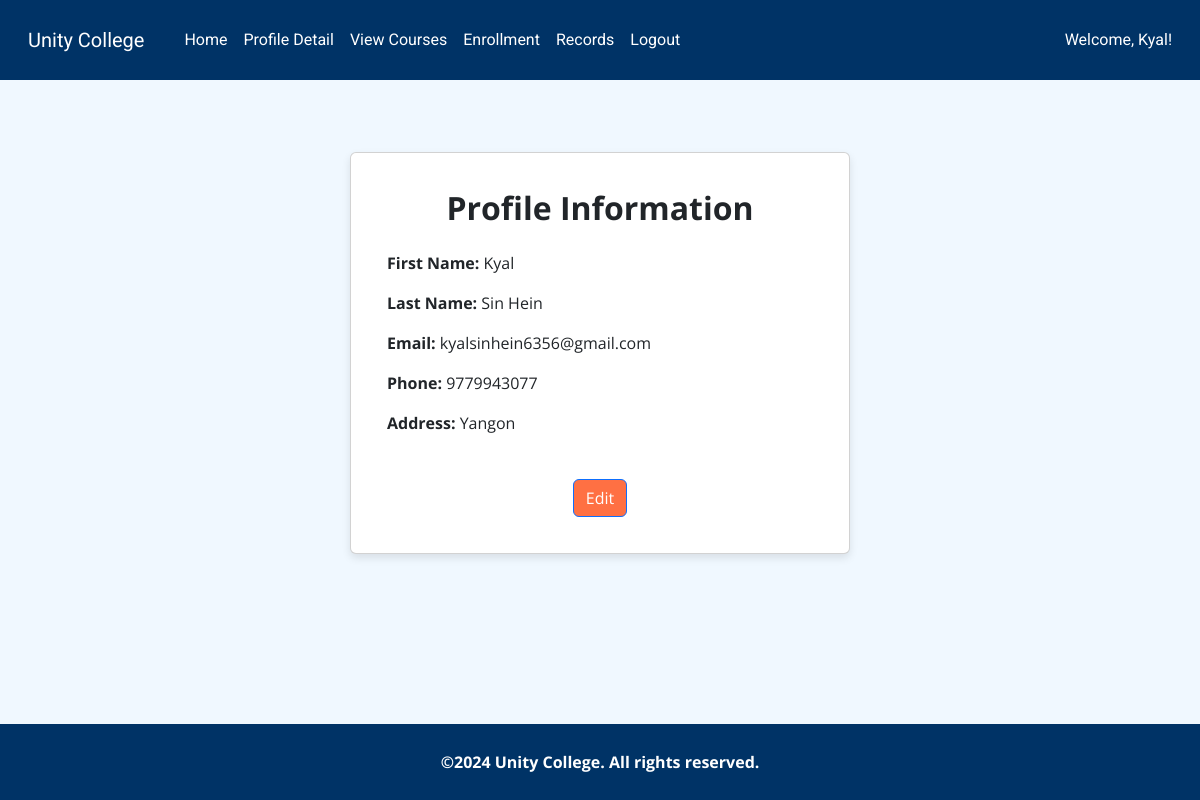
Page /student/profile (signed in) on the committed database.
### tables this page shows
CREATE TABLE student (
  id INTEGER PRIMARY KEY AUTOINCREMENT,
  first_name TEXT NOT NULL,
  last_name TEXT NOT NULL,
  email TEXT NOT NULL,
  phone INTEGER NOT NULL,
  address TEXT NOT NULL,
  password TEXT NOT NULL
);

### app.py (the view)
@app.route("/student/profile")
def view_profile():
    username = session.get('username')
    if not username:
        flash("You need to log in first.", 'danger')
        return redirect(url_for('student_login'))
    try:
        con = sqlite3.connect("advweb.db")
        cursor = con.cursor()
        cursor.execute("SELECT first_name, last_name, email, phone, address FROM student WHERE first_name = ?", (username,))
        profile = cursor.fetchone()
        if not profile:
            flash("Profile not found.", 'danger')
            return redirect(url_for('home'))
    except Exception as e:
        print(traceback.format_exc())
        flash("An error occurred while fetching profile information.", 'danger')
        profile = {}
    finally:
        con.close()
    return render_template("student/profile.html", profile=profile, username=username)

### templates/student/profile.html
{% extends "/student/layout.html" %} {% block content %}
<link rel="stylesheet" href="/static/css/student/profile.css" />
<div class="container mt-5">
  <div class="card profile-card mx-auto">
    <div class="card-body">
      <h2 class="text-center mb-4"><strong>Profile Information</strong></h2>
      <p><strong>First Name:</strong> {{ profile[0] }}</p>
      <p><strong>Last Name:</strong> {{ profile[1] }}</p>
      <p><strong>Email:</strong> {{ profile[2] }}</p>
      <p><strong>Phone:</strong> {{ profile[3] }}</p>
      <p><strong>Address:</strong> {{ profile[4] }}</p>
      <div class="text-center mt-4">
        <a href="{{ url_for('edit_profile') }}" class="btn btn-primary">Edit</a>
      </div>
    </div>
  </div>
</div>
{% endblock %}

### templates/student/layout.html (shortened to what this page needs)
<!DOCTYPE html>
<html lang="en">
  <head>
    <link
      href="https://cdn.jsdelivr.net/npm/bootstrap@5.3.0/dist/css/bootstrap.min.css"
      rel="stylesheet"
    />
    <link href="/static/css/student/layout.css" rel="stylesheet" />
  </head>
  <body>
    <nav class="navbar navbar-expand-lg navbar-light navbar-custom">
      <div class="container-fluid">
        <a class="navbar-brand" href="#">Unity College</a>
        <div class="collapse navbar-collapse" id="navbarNav">
          <ul class="navbar-nav me-auto">
            <li class="nav-item">
              <a class="nav-link" href="{{ url_for('home') }}">Home</a>
            </li>
            <li class="nav-item">
              <a class="nav-link" href="{{ url_for('view_profile') }}"
                >Profile Detail</a
              >
            </li>
            <li class="nav-item">
              <a class="nav-link" href="{{ url_for('view_courses') }}"
                >View Courses</a
              >
            </li>
            <li class="nav-item">
              <a class="nav-link" href="{{ url_for('student_enroll') }}"
                >Enrollment</a
              >
            </li>
            <li class="nav-item">
              <a class="nav-link" href="#">Records</a>
            </li>
            {% if username %}
            <li class="nav-item">
              <a class="nav-link" href="{{ url_for('student_logout') }}"
                >Logout</a
              >
            </li>
            {% else %}
            <li class="nav-item">
              <a class="nav-link" href="{{ url_for('student_signup') }}"
                >Sign Up</a
              >
            </li>
            {% endif %}
          </ul>
          {% if username %}
          <div class="d-flex">
            <span class="navbar-text me-3">Welcome, {{ username }}!</span>
          </div>
          {% endif %}
        </div>
      </div>
    </nav>
    <div class="container mt-4">{% block content %}{% endblock %}</div>
    <footer class="text-center text-lg-start mt-4">
      <div class="text-center p-3 text-white">
        <strong>&copy;2024 Unity College. All rights reserved.</strong>
      </div>
    </footer>
  </body>
</html>

### static/css/student/layout.css (style rules this page uses)
html, body { height: 100%; margin: 0; font-family: "Open Sans", sans-serif; }
body { display: flex; flex-direction: column; }
.container { flex: 1; }
.navbar-custom { background-color: #003366; color: #ffffff; }
.navbar-custom .navbar-brand, .navbar-custom .nav-link { color: #ffffff; font-family: "Roboto", sans-serif; padding: 0.5rem 1rem; }
@media (min-width: 768px) { .navbar-custom { height: 80px; } }
@media (min-width: 768px) { .navbar-custom .navbar-brand, .navbar-custom .nav-link { line-height: 80px; } }
.navbar-text { color: #ffffff; font-family: "Roboto", sans-serif; }
footer { background-color: #003366; color: #ffffff; text-align: center; padding: 10px; font-family: "Open Sans", sans-serif; }
.btn-primary { background-color: #ff7043; color: #ffffff; }
body { background-color: #f0f8ff; }

### static/css/student/profile.css (style rules this page uses)
.profile-card { max-width: 500px; margin: 0 auto; padding: 20px; box-shadow: 0 4px 8px rgba(0, 0, 0, 0.1); }
.card-body p { text-align: justify; }
.card-body h2 { text-align: center; }
.card-body .btn { margin-top: 20px; }

### rows in the picture
student: first_name "Kyal", last_name "Sin Hein", email "kyalsinhein6356@gmail.com", phone "9779943077", address "Yangon"
